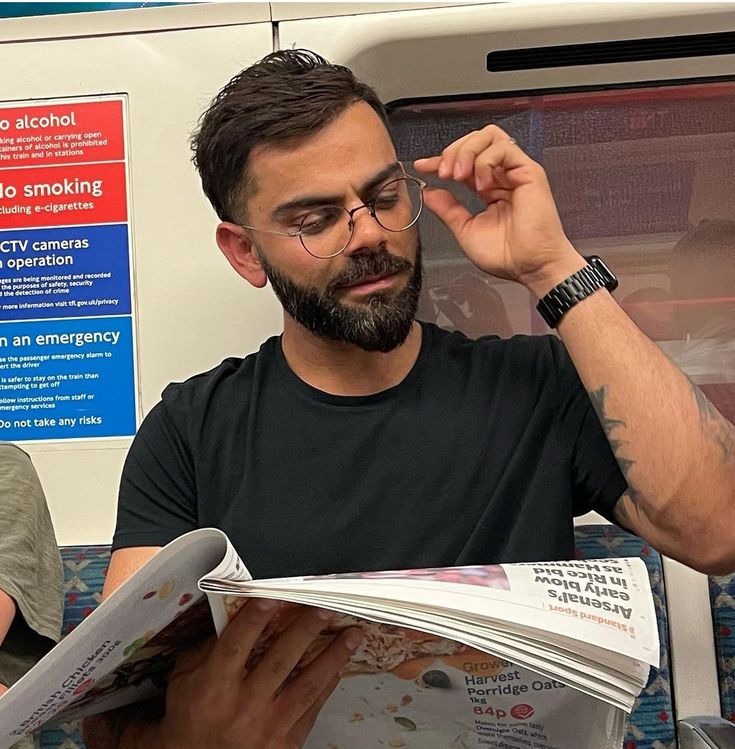
#> input picture vk2.jpg, 735 x 749 px
$ python 'face detction.py'
#> lines starting #> are read from the running program, lines starting #| are printed output that depends on the picture; after the words box and inside, x2 and y2 are one past the last pixel; in counts of white or black regions, pixels touching at a corner belong together
import cv2
face_detect=cv2.CascadeClassifier(cv2.data.haarcascades+'haarcascade_frontalface_default.xml')
eye_detect=cv2.CascadeClassifier(cv2.data.haarcascades+'haarcascade_eye.xml')

img=cv2.imread("vk2.jpg")
#> img is the input picture: shape (749, 735, 3); mean B, G, R 95, 103.5, 120.2
gray=cv2.cvtColor(img,cv2.COLOR_BGR2GRAY)
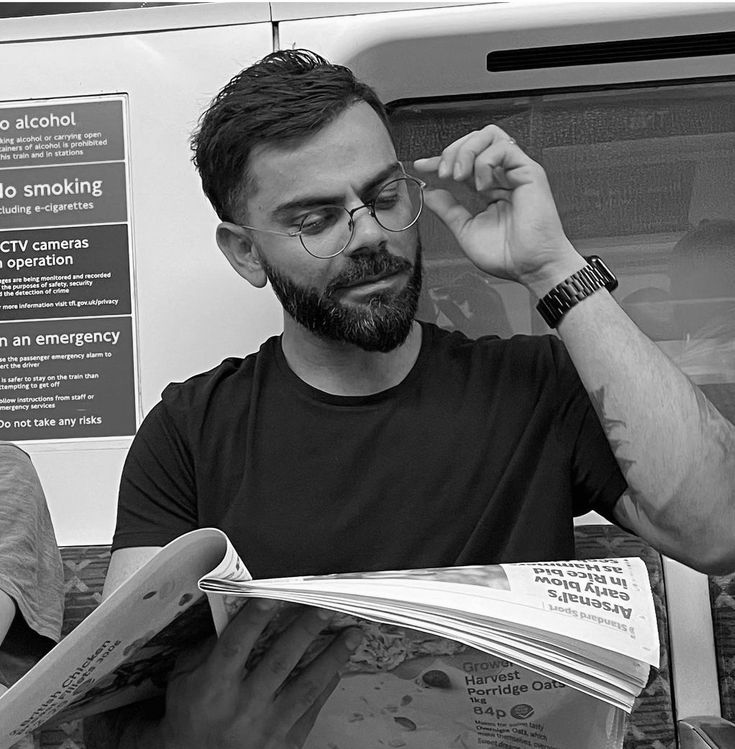
#> gray: shape (749, 735); min 0, max 255, mean 107.5
face=face_detect.detectMultiScale(gray,1.3,5)
#> face = [[250, 128, 203, 203]]
for (x,y,w,h) in face:
    img=cv2.rectangle(img,(x,y),(x+w,y+h),255,2)
    eye_gray=gray[y:y+h,x:x+w]
    eye_color=img[y:y+h,x:x+w]
    eye=eye_detect.detectMultiScale(eye_gray)
    for (x1,y1,h1,w1) in eye:
        cv2.rectangle(eye_color,(x1,y1),(x1+w1,y1+h1),255,2)
#> this loop made 1 pass
#> pass 1, `img=cv2.rectangle(img,(x,y),(x+w,y+h),255,2)`:
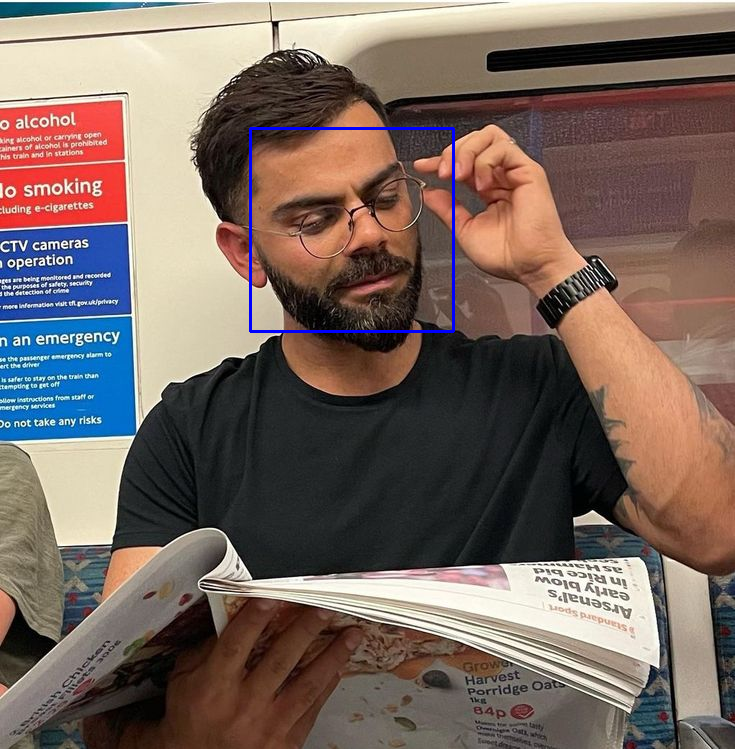
#> img: shape (749, 735, 3); 0.44% of pixels changed, all inside (x1, y1, x2, y2) = (249, 127, 455, 333)
#> pass 1, `eye_gray=gray[y:y+h,x:x+w]`:
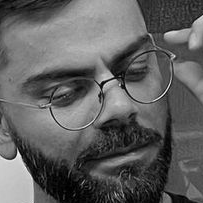
#> eye_gray: shape (203, 203); min 0, max 250, mean 96.1
#> pass 1, `eye_color=img[y:y+h,x:x+w]`:
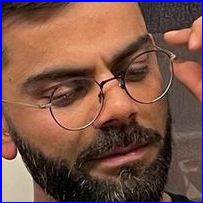
#> eye_color: shape (203, 203, 3); mean B, G, R 72.8, 84, 122.5

cv2.imshow("detected face and eye",img)
cv2.waitKey(0)
cv2.destroyAllWindows()

$ run again, with sh.jpg copied over vk2.jpg
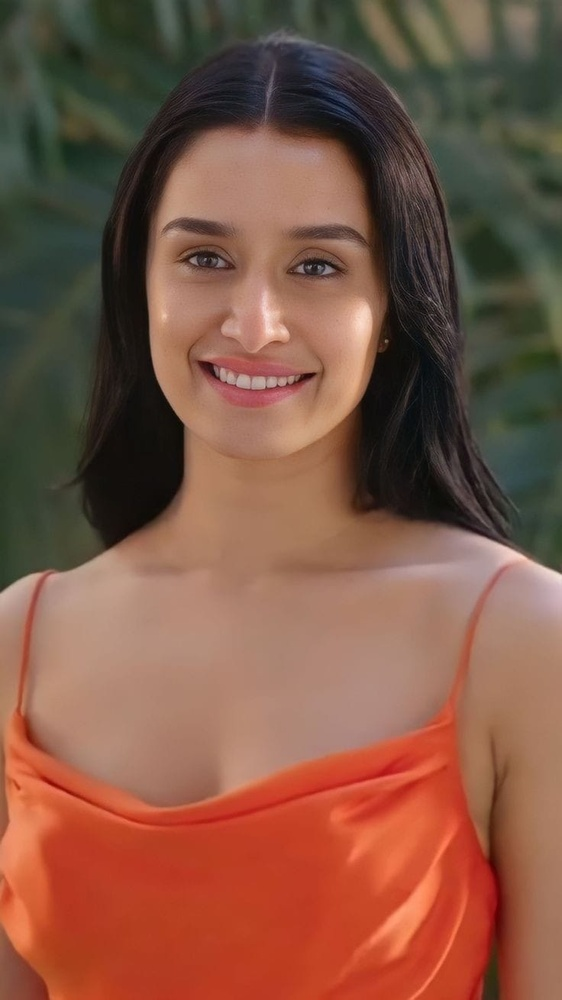
#> input picture sh.jpg, 562 x 1000 px, shrunk from 736 x 1310 before the run
#> img is the input picture: shape (1000, 562, 3); mean B, G, R 68.8, 86.6, 128.4
#> face = [[98, 141, 324, 324]]
#> the loop `for (x,y,w,h) in face:` made 1 pass
#> after the loop `for (x,y,w,h) in face:`:
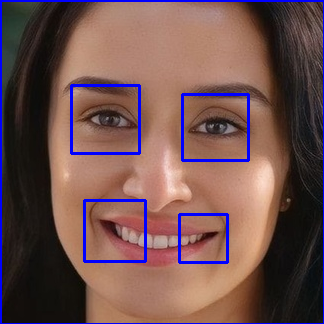
#> eye_color: shape (324, 324, 3); mean B, G, R 79.9, 81.2, 111.7
#> after the loop `for (x,y,w,h) in face:`:
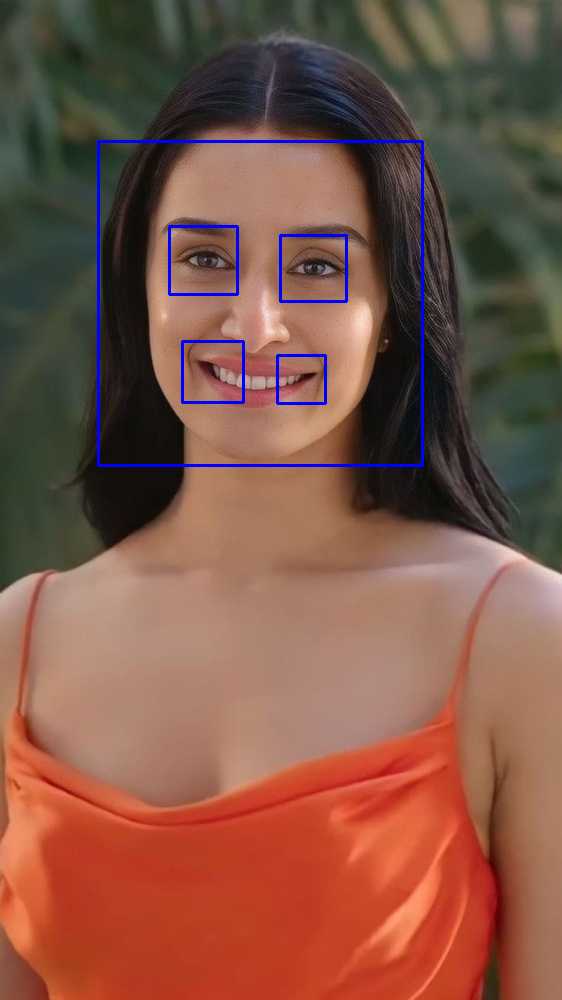
#> img: shape (1000, 562, 3); mean B, G, R 71.1, 85.6, 127.1
